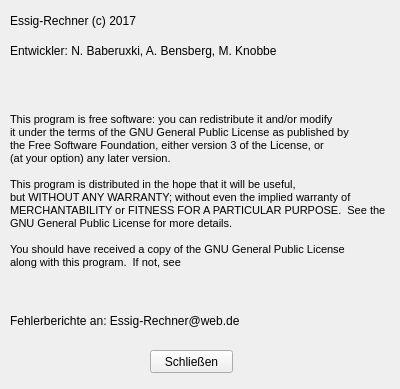
<?xml version="1.0" encoding="UTF-8"?>
<ui version="4.0">
 <class>Impressum</class>
 <widget class="QWidget" name="Impressum">
  <property name="geometry">
   <rect>
    <x>0</x>
    <y>0</y>
    <width>400</width>
    <height>389</height>
   </rect>
  </property>
  <property name="minimumSize">
   <size>
    <width>400</width>
    <height>389</height>
   </size>
  </property>
  <property name="maximumSize">
   <size>
    <width>400</width>
    <height>389</height>
   </size>
  </property>
  <property name="windowTitle">
   <string>Impressum</string>
  </property>
  <property name="windowIcon">
   <iconset>
    <normaloff>../../../../../home/max.knobbe/Essig/icon.png</normaloff>../../../../../home/max.knobbe/Essig/icon.png</iconset>
  </property>
  <widget class="QLabel" name="label">
   <property name="geometry">
    <rect>
     <x>10</x>
     <y>30</y>
     <width>381</width>
     <height>41</height>
    </rect>
   </property>
   <property name="text">
    <string>Entwickler: N. Baberuxki, A. Bensberg, M. Knobbe</string>
   </property>
   <property name="alignment">
    <set>Qt::AlignLeading|Qt::AlignLeft|Qt::AlignVCenter</set>
   </property>
   <property name="wordWrap">
    <bool>true</bool>
   </property>
  </widget>
  <widget class="QLabel" name="label_2">
   <property name="geometry">
    <rect>
     <x>10</x>
     <y>0</y>
     <width>381</width>
     <height>41</height>
    </rect>
   </property>
   <property name="text">
    <string>Essig-Rechner (c) 2017</string>
   </property>
   <property name="alignment">
    <set>Qt::AlignLeading|Qt::AlignLeft|Qt::AlignVCenter</set>
   </property>
   <property name="wordWrap">
    <bool>true</bool>
   </property>
  </widget>
  <widget class="QLabel" name="label_3">
   <property name="geometry">
    <rect>
     <x>10</x>
     <y>70</y>
     <width>381</width>
     <height>241</height>
    </rect>
   </property>
   <property name="font">
    <font>
     <pointsize>8</pointsize>
    </font>
   </property>
   <property name="text">
    <string>This program is free software: you can redistribute it and/or modify
it under the terms of the GNU General Public License as published by
the Free Software Foundation, either version 3 of the License, or
(at your option) any later version.

This program is distributed in the hope that it will be useful,
but WITHOUT ANY WARRANTY; without even the implied warranty of
MERCHANTABILITY or FITNESS FOR A PARTICULAR PURPOSE.  See the
GNU General Public License for more details.

You should have received a copy of the GNU General Public License
along with this program.  If not, see &lt;http://www.gnu.org/licenses/&gt;</string>
   </property>
   <property name="alignment">
    <set>Qt::AlignLeading|Qt::AlignLeft|Qt::AlignVCenter</set>
   </property>
   <property name="wordWrap">
    <bool>true</bool>
   </property>
  </widget>
  <widget class="QLabel" name="label_4">
   <property name="geometry">
    <rect>
     <x>10</x>
     <y>300</y>
     <width>381</width>
     <height>41</height>
    </rect>
   </property>
   <property name="text">
    <string>Fehlerberichte an: Essig-Rechner@web.de</string>
   </property>
   <property name="alignment">
    <set>Qt::AlignLeading|Qt::AlignLeft|Qt::AlignVCenter</set>
   </property>
   <property name="wordWrap">
    <bool>true</bool>
   </property>
  </widget>
  <widget class="QPushButton" name="quitButton">
   <property name="geometry">
    <rect>
     <x>150</x>
     <y>350</y>
     <width>83</width>
     <height>23</height>
    </rect>
   </property>
   <property name="text">
    <string>Schließen</string>
   </property>
  </widget>
 </widget>
 <resources/>
 <connections>
  <connection>
   <sender>quitButton</sender>
   <signal>clicked()</signal>
   <receiver>Impressum</receiver>
   <slot>close()</slot>
   <hints>
    <hint type="sourcelabel">
     <x>191</x>
     <y>351</y>
    </hint>
    <hint type="destinationlabel">
     <x>199</x>
     <y>190</y>
    </hint>
   </hints>
  </connection>
 </connections>
</ui>
